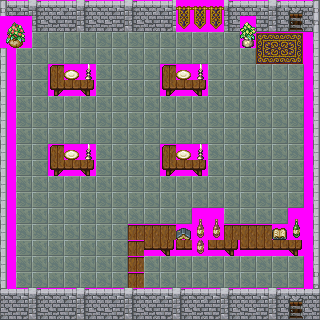

The image is a tile-based game level rendered from a .tmx file. Its description and complete source (layers, tilesets, objects, tile grids) follow:
An orthogonal 20x20 tile map with 16x16 px tiles, 3 tile layers (Tile Layer 1, wall, deco).

<map version="1.0" orientation="orthogonal" renderorder="right-down" width="20" height="20" tilewidth="16" tileheight="16" nextobjectid="1">
 <tileset firstgid="1" name="indoor" tilewidth="16" tileheight="16" tilecount="132" columns="11">
  <image source="overworld/indoor.PNG" trans="ff00ff" width="176" height="192" />
 </tileset>
 <layer name="Tile Layer 1" width="20" height="20">
  <data encoding="csv">
72,72,72,72,72,72,72,72,72,72,72,72,72,72,72,72,72,72,72,72,
72,72,72,72,72,72,72,72,72,72,72,72,72,72,72,72,72,72,72,72,
72,72,72,72,72,72,72,72,72,72,72,72,72,72,72,72,67,68,69,72,
72,72,72,72,72,72,72,72,72,72,72,72,72,72,72,72,78,79,80,72,
72,72,72,72,72,72,72,72,72,72,72,72,72,72,72,72,72,72,72,72,
72,72,72,72,72,72,72,72,72,72,72,72,72,72,72,72,72,72,72,72,
72,72,72,72,72,72,72,72,72,72,72,72,72,72,72,72,72,72,72,72,
72,72,72,72,72,72,72,72,72,72,72,72,72,72,72,72,72,72,72,72,
72,72,72,72,72,72,72,72,72,72,72,72,72,72,72,72,72,72,72,72,
72,72,72,72,72,72,72,72,72,72,72,72,72,72,72,72,72,72,72,72,
72,72,72,72,72,72,72,72,72,72,72,72,72,72,72,72,72,72,72,72,
72,72,72,72,72,72,72,72,72,72,72,72,72,72,72,72,72,72,72,72,
72,72,72,72,72,72,72,72,72,72,72,72,72,72,72,72,72,72,72,72,
72,72,72,72,72,72,72,72,72,72,72,72,72,72,72,72,72,72,72,72,
72,72,72,72,72,72,72,72,72,72,72,72,72,72,72,72,72,72,72,72,
72,72,72,72,72,72,72,72,72,72,72,72,72,72,72,72,72,72,72,72,
72,72,72,72,72,72,72,72,72,72,72,72,72,72,72,72,72,72,72,72,
72,72,72,72,72,72,72,72,72,72,72,72,72,72,72,72,72,72,72,72,
72,72,72,72,72,72,72,72,72,72,72,72,72,72,72,72,72,72,72,72,
72,72,72,72,72,72,72,72,72,72,72,72,72,72,72,72,72,72,72,72
</data>
 </layer>
 <layer name="wall" width="20" height="20">
  <data encoding="csv">
1,2,3,4,5,6,7,8,3,4,2,3,4,5,6,7,8,9,10,11,
12,13,14,15,16,17,18,19,14,15,13,14,15,16,17,18,19,20,21,22,
34,0,0,0,0,0,0,0,0,0,0,0,0,0,0,0,0,0,0,33,
34,0,0,0,0,0,0,0,0,0,0,0,0,0,0,0,0,0,0,33,
34,0,0,116,117,118,0,0,0,0,116,117,118,0,0,0,0,0,0,33,
34,0,0,127,128,129,0,0,0,0,127,128,129,0,0,0,0,0,0,33,
34,0,0,0,0,0,0,0,0,0,0,0,0,0,0,0,0,0,0,33,
34,0,0,0,0,0,0,0,0,0,0,0,0,0,0,0,0,0,0,33,
34,0,0,0,0,0,0,0,0,0,0,0,0,0,0,0,0,0,0,33,
34,0,0,116,117,118,0,0,0,0,116,117,118,0,0,0,0,0,0,33,
34,0,0,127,128,129,0,0,0,0,127,128,129,0,0,0,0,0,0,33,
34,0,0,0,0,0,0,0,0,0,0,0,0,0,0,0,0,0,0,33,
34,0,0,0,0,0,0,0,0,0,0,0,0,0,0,0,0,0,0,33,
34,0,0,0,0,0,0,0,0,0,0,0,0,0,0,0,0,0,0,33,
34,0,0,0,0,0,0,0,117,117,117,117,117,117,117,117,117,117,118,33,
34,0,0,0,0,0,0,0,117,128,129,128,128,128,129,128,128,128,129,33,
34,0,0,0,0,0,0,0,117,0,0,0,0,0,0,0,0,0,0,33,
34,0,0,0,0,0,0,0,117,0,0,0,0,0,0,0,0,0,0,44,
45,46,47,48,49,50,51,52,47,48,46,47,48,49,50,51,52,53,54,55,
56,57,58,59,60,61,62,63,58,59,57,58,59,60,61,62,63,64,65,66
</data>
 </layer>
 <layer name="deco" width="20" height="20">
  <data encoding="csv">
0,0,0,0,0,0,0,0,0,0,0,30,30,30,0,0,0,0,0,0,
120,121,0,0,0,0,0,0,0,0,0,41,41,41,0,119,0,0,0,0,
131,132,0,0,0,0,0,0,0,0,0,0,0,0,0,130,0,0,0,0,
0,0,0,0,0,0,0,0,0,0,0,0,0,0,0,0,0,0,0,0,
0,0,0,0,100,124,0,0,0,0,0,100,124,0,0,0,0,0,0,0,
0,0,0,0,0,0,0,0,0,0,0,0,0,0,0,0,0,0,0,0,
0,0,0,0,0,0,0,0,0,0,0,0,0,0,0,0,0,0,0,0,
0,0,0,0,0,0,0,0,0,0,0,0,0,0,0,0,0,0,0,0,
0,0,0,0,0,0,0,0,0,0,0,0,0,0,0,0,0,0,0,0,
0,0,0,0,100,124,0,0,0,0,0,100,124,0,0,0,0,0,0,0,
0,0,0,0,0,0,0,0,0,0,0,0,0,0,0,0,0,0,0,0,
0,0,0,0,0,0,0,0,0,0,0,0,0,0,0,0,0,0,0,0,
0,0,0,0,0,0,0,0,0,0,0,0,0,0,0,0,0,0,0,0,
0,0,0,0,0,0,0,0,0,0,0,0,102,102,0,0,0,0,103,0,
0,0,0,0,0,0,0,0,0,0,0,90,113,113,0,0,0,92,114,0,
0,0,0,0,0,0,0,0,0,0,0,0,113,0,0,0,0,0,0,0,
0,0,0,0,0,0,0,0,0,0,0,0,0,0,0,0,0,0,0,0,
0,0,0,0,0,0,0,0,0,0,0,0,0,0,0,0,0,0,0,0,
0,0,0,0,0,0,0,0,0,0,0,0,0,0,0,0,0,0,0,0,
0,0,0,0,0,0,0,0,0,0,0,0,0,0,0,0,0,0,0,0
</data>
 </layer>
</map>